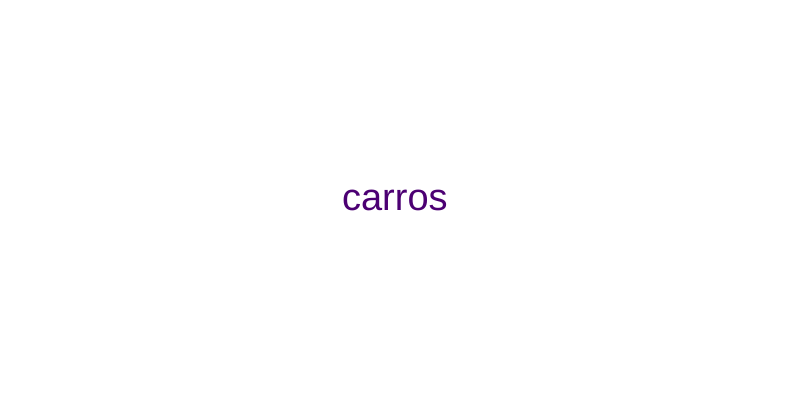
Frame 1 (no input)
Frame 60 (no input): identical to frame 1, image omitted
Frame 120 (the mouse pressed at the canvas centre since frame 60): identical to frame 1, image omitted

The p5.js sketch that drew this single still picture (run headless with seeded random() and noise() and a simulated clock; from frame 60 on, the mouse is pressed at the canvas centre):

// p5.js sketch
// ── sketch.js
// fantasia, drama, romace,comedia 


// divertida mente, Livre, Drama, Aventura, fantasia
// carros Livre, Aventura, comedia, Animação
// homem aranha Livre, Ação, super-heroi 
// a viagem de chihiro Livre, fantasia,Aventura

// your name 12, Drama, animação, romace
// velozes e furiosos,14, Ação, suspense, policial
// bad boys, 16 Ação, comedia, drama, policial
//todo mundo em panico, 16, comdeia, terror

let campoIdade;
let campoFantasia;
let campoAventura;

function setup() {
  createCanvas(800, 400);
  createElement("h2", "Recomendador de filmes");
  createSpan("Sua idade:");
  campoIdade = createInput("5");
  campoFantasia = createCheckbox("Gosta de fantasia?");
  campoAventura = createCheckbox("Gosta de aventura?");
}

function draw() {
  background("white");
  let idade = campoIdade.value();
  let gostaDeFantasia = campoFantasia.checked();
  let gostaDeAventura = campoAventura.checked();
  let recomendacao = geraRecomendacao(idade, gostaDeFantasia, gostaDeAventura);

  fill(color(76, 0, 115));
  textAlign(CENTER, CENTER);
  textSize(38);
  text(recomendacao, width / 2, height / 2);
}

function geraRecomendacao(idade, gostaDeFantasia, gostaDeAventura) {
  if (idade >= 10) {
    if (idade >= 14) {
      return "todo mundo em panico";
    } else {
      if (idade >= 12) {
        if(gostaDeFantasia || gostaDeAventura) {
          return "your name";          
        } else{
         return "velozes e furiosos";
        }
      } else {
        if (gostaDeFantasia) {
          return "homem aranha";
        } else {
          return "bad boys";
        }
      }
    }
  } else {
    if (gostaDeFantasia) {
      return "divertida mente";
    } else {
      return "carros ";
    }
  }
}
